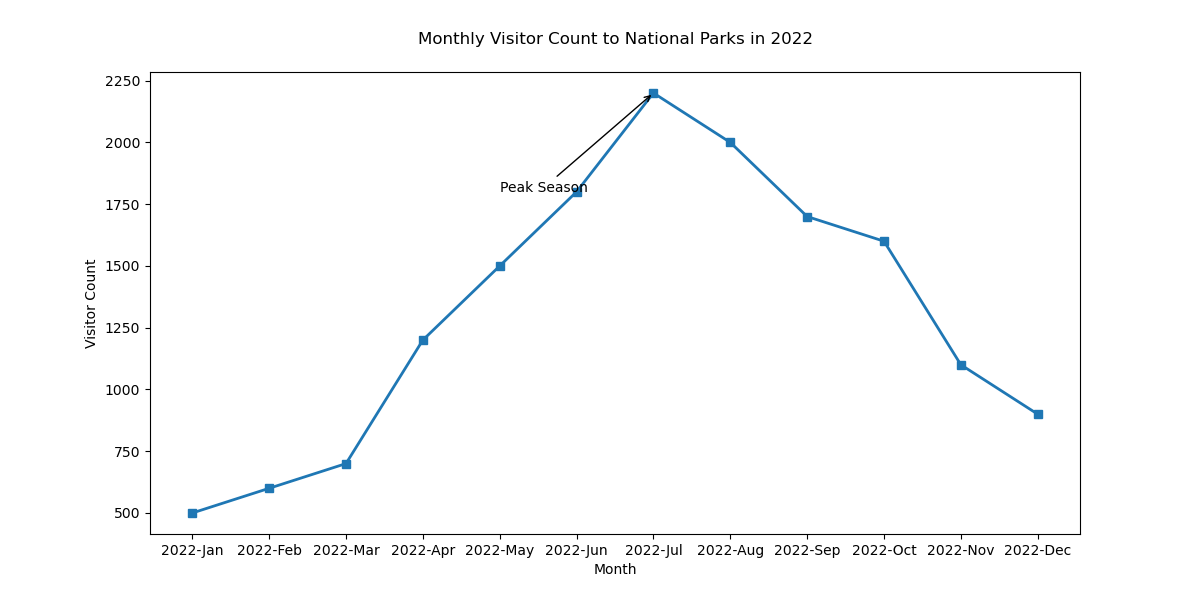

Python code for this plot:

import matplotlib.pyplot as plt

# Data
months = ['2022-Jan', '2022-Feb', '2022-Mar', '2022-Apr', '2022-May', '2022-Jun', '2022-Jul', '2022-Aug', '2022-Sep', '2022-Oct', '2022-Nov', '2022-Dec']
visitor_count = [500, 600, 700, 1200, 1500, 1800, 2200, 2000, 1700, 1600, 1100, 900]

# Plotting the line chart
plt.figure(figsize=(12, 6))  # Adjusted width and height
plt.plot(months, visitor_count, color='#1f77b4', marker='s', linestyle='-', linewidth=2)  # Different color and marker style

# Annotate a specific point with the label
plt.annotate('Peak Season', xy=('2022-Jul', 2200), xytext=('2022-May', 1800),
             arrowprops=dict(facecolor='#ff0000', arrowstyle='->'))

# Adding a title and labels
plt.title('Monthly Visitor Count to National Parks in 2022', pad=20)  # Changed topic and added padding
plt.xlabel('Month')
plt.ylabel('Visitor Count')

# Show the plot
plt.show()
